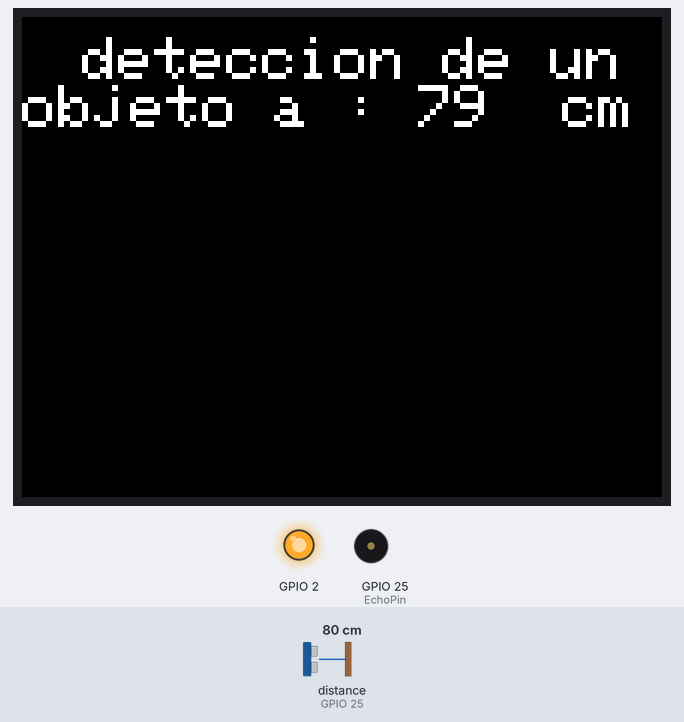
Simulated run of this sketch. Board: ESP32. Shown: 320×240 colour display, output pins drawn as LEDs (lit = HIGH), buzzer (waves = sounding). Wiring (inferred from the names in the program): ultrasonic range finder: trigger GPIO 26; echo GPIO 25. The inputs (shaded band) are chosen by the test bench; at power-on: distance to the obstacle (sensor on GPIO 25) 80 cm. The echo pulse lasts 58.3 µs per cm; WiFi joins after 1.5 s; servers stay silent unless stated; no MQTT or app messages arrive unless stated; pins used as bus, display or sensor lines are not drawn; what the sketch prints to the serial monitor is not drawn.

Above: at 6.4 s.
6.5 s: distance to the obstacle (sensor on GPIO 25) set to 84 cm
At 7.7 s:
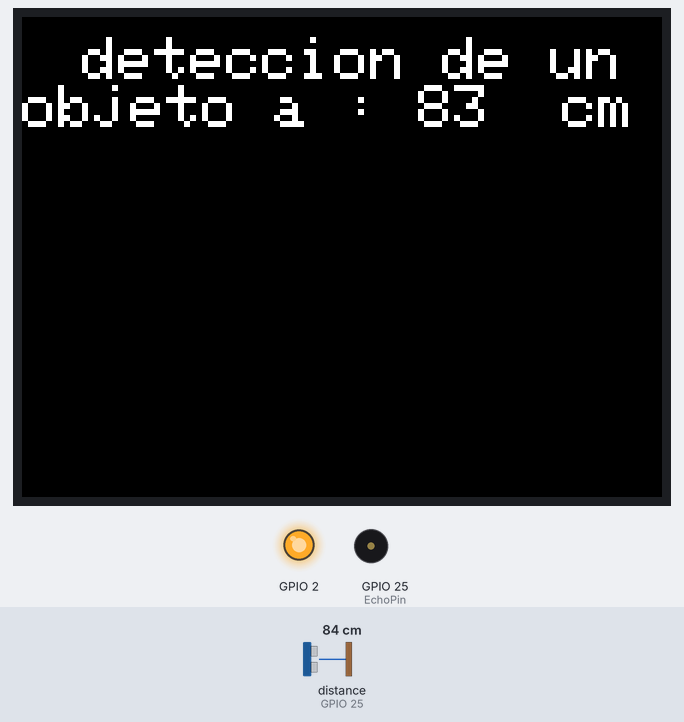
8.6 s: distance to the obstacle (sensor on GPIO 25) set to 2 cm
At 9.4 s:
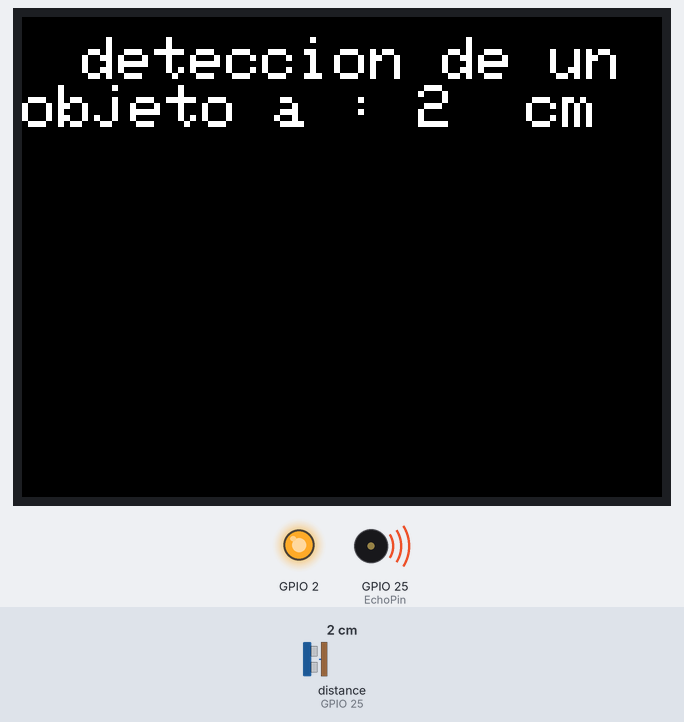
11.0 s: distance to the obstacle (sensor on GPIO 25) set to 4 cm
At 11.9 s:
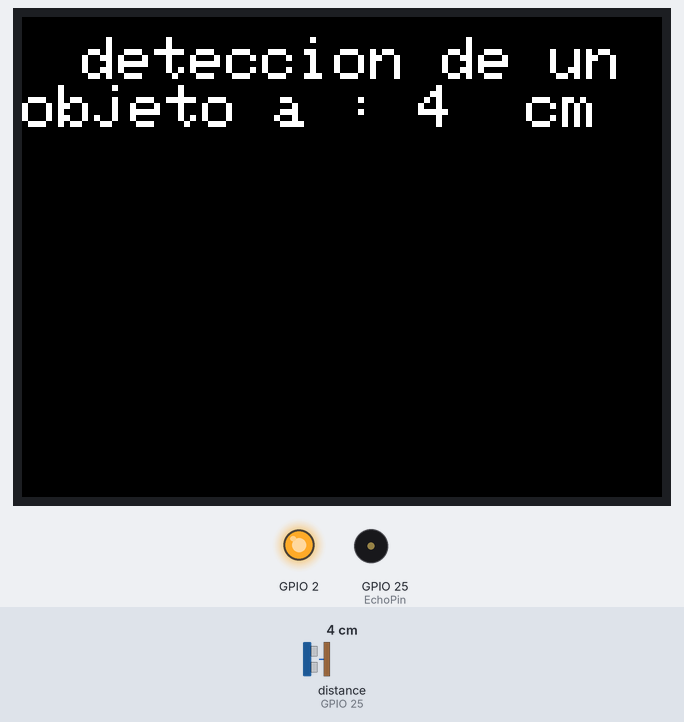
Timing chart, 0 to 18.6 s (numbered marks = the images above; inputs shaded):
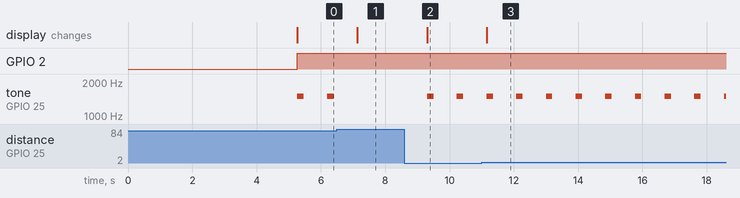

Measured:
- the behaviour switches between 80 and 81 cm on distance to the obstacle (sensor on GPIO 25) (found by bisection; images 0 and 1)
- after the input at 6.5 s, tone on GPIO 25 (EchoPin): stops changing and stays silent; the display: changes after 0.63 s (image 1)
- after the input at 8.6 s, tone on GPIO 25 (EchoPin): alternates 1500 Hz for 0.20 s and silent for 0.72 s, starting after 0.71 s; the display: changes after 0.71 s (image 2)
- after the input at 11.0 s, the display: changes after 0.16 s (image 3)
- by itself, tone on GPIO 25 (EchoPin): alternates 1500 Hz for 0.20 s and silent for 0.73 s

The sketch:

MqttPrueba.ino
```cpp
/*
  Basic ESP8266 MQTT example

  This sketch demonstrates the capabilities of the pubsub library in combination
  with the ESP8266 board/library.

  It connects to an MQTT server then:
  - publishes "hello world" to the topic "outTopic" every two seconds
  - subscribes to the topic "inTopic", printing out any messages
    it receives. NB - it assumes the received payloads are strings not binary
  - If the first character of the topic "inTopic" is an 1, switch ON the ESP Led,
    else switch it off

  It will reconnect to the server if the connection is lost using a blocking
  reconnect function. See the 'mqtt_reconnect_nonblocking' example for how to
  achieve the same result without blocking the main loop.

  To install the ESP8266 board, (using Arduino 1.6.4+):
  - Add the following 3rd party board manager under "File -> Preferences -> Additional Boards Manager URLs":
       http://arduino.esp8266.com/stable/package_esp8266com_index.json
  - Open the "Tools -> Board -> Board Manager" and click install for the ESP8266"
  - Select your ESP8266 in "Tools -> Board"

*/
const int EchoPin = 25;
const int TriggerPin = 26;
const int DigitalG2 = G2;
#include <M5Stack.h>
#include <ArduinoMqttClient.h>
#include <WiFi.h>


char ssid[] = "MiFibra-6295";    // your network SSID (name)
char pass[] = "TMJgLKn3";

WiFiClient wifiClient;
MqttClient mqttClient(wifiClient);

const char broker[] = "iot.smartclosset.org";
int        port     = 1883;
const char topic[]  = "hmaresc/practica/arduino";

const long interval = 1000;
unsigned long previousMillis = 0;

void setup() {
  M5.begin(true, false, false);
  M5.Lcd.setTextSize(3);
  Serial.begin(9600);
  pinMode(TriggerPin, OUTPUT);
  pinMode(EchoPin, INPUT);
  pinMode(DigitalG2, OUTPUT);


  //conection to the wifi
  Serial.print("Attempting to connect to WPA SSID: ");
  Serial.println(ssid);
  while (WiFi.begin(ssid, pass) != WL_CONNECTED) {
    // failed, retry
    Serial.print(".");
    delay(5000);
  }
  Serial.println("You're connected to the network");
  Serial.println();

  //conection to the broker

  Serial.print("Attempting to connect to the MQTT broker: ");
  Serial.println(broker);

  if (!mqttClient.connect(broker, port)) {
    Serial.print("MQTT connection failed! Error code = ");
    Serial.println(mqttClient.connectError());

    while (1);
  }
  Serial.println("You're connected to the MQTT broker!");
  Serial.println();

}

void loop() {
  int cm = ping(TriggerPin, EchoPin);
  //escribir la distancia en el serial
  Serial.print("Distancia: ");
  Serial.println(cm);

  //escribir la distancia en la pantalla
  M5.Lcd.setCursor(30, 10);
  M5.Lcd.print("deteccion de un objeto a : ");
  M5.Lcd.print(cm);
  M5.Lcd.print("  cm ");

  //un tono de voz
  if (cm < 80) {
    digitalWrite(DigitalG2, HIGH);
    M5.Speaker.tone(1500);
  delay(200);
  M5.Speaker.mute();
   // M5.Lcd.write
  }
  //escribir la distancia en mqtt
  mqttClient.beginMessage(topic);
    mqttClient.print("Hola");
    mqttClient.print("   ");
    mqttClient.endMessage();


  delay(700);
}

int ping(int TriggerPin, int EchoPin) {
  long duracion, distanciaCm;
  digitalWrite(TriggerPin, LOW); //nos aseguramos señal baja al principio
  delayMicroseconds(4);
  digitalWrite(TriggerPin, HIGH); //generamos pulso de 10us
  delayMicroseconds(10);
  digitalWrite(TriggerPin, LOW);
  duracion = pulseIn(EchoPin, HIGH); //medimos el tiempo del pulso
  distanciaCm = duracion * 10 / 292 / 2; //convertimos a distancia
  return distanciaCm;
}
```
